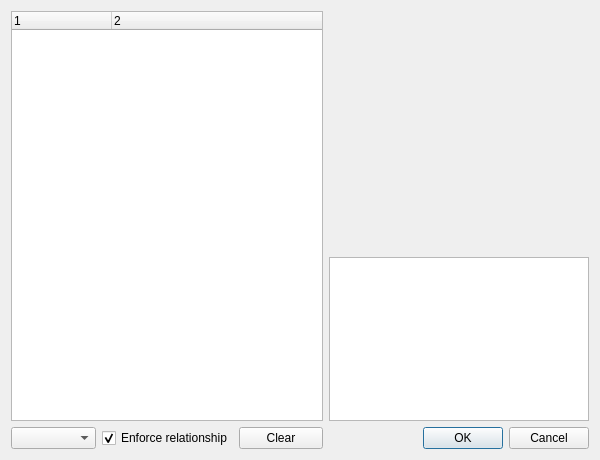
<ui version="4.0" >
 <class>IPS</class>
 <widget class="QDialog" name="IPS" >
  <property name="geometry" >
   <rect>
    <x>0</x>
    <y>0</y>
    <width>600</width>
    <height>460</height>
   </rect>
  </property>
  <layout class="QGridLayout" name="gridLayout" >
   <item rowspan="2" row="0" column="0" colspan="3" >
    <widget class="QTreeWidget" name="twList" >
     <property name="rootIsDecorated" >
      <bool>false</bool>
     </property>
     <property name="itemsExpandable" >
      <bool>false</bool>
     </property>
     <property name="columnCount" >
      <number>2</number>
     </property>
     <column>
      <property name="text" >
       <string>1</string>
      </property>
     </column>
     <column>
      <property name="text" >
       <string>2</string>
      </property>
     </column>
    </widget>
   </item>
   <item row="0" column="3" colspan="3" >
    <widget class="QLabel" name="lblSnap" >
     <property name="minimumSize" >
      <size>
       <width>260</width>
       <height>240</height>
      </size>
     </property>
    </widget>
   </item>
   <item row="1" column="3" colspan="3" >
    <widget class="QTextBrowser" name="tbDesc" />
   </item>
   <item row="2" column="2" >
    <widget class="QPushButton" name="btnClear" >
     <property name="text" >
      <string>Clear</string>
     </property>
    </widget>
   </item>
   <item row="2" column="4" colspan="2" >
    <widget class="QDialogButtonBox" name="buttonBox" >
     <property name="orientation" >
      <enum>Qt::Horizontal</enum>
     </property>
     <property name="standardButtons" >
      <set>QDialogButtonBox::Cancel|QDialogButtonBox::Ok</set>
     </property>
    </widget>
   </item>
   <item row="2" column="0" >
    <widget class="QComboBox" name="cmbLang" />
   </item>
   <item row="2" column="1" >
    <widget class="QCheckBox" name="chkDepend" >
     <property name="text" >
      <string>Enforce relationship</string>
     </property>
     <property name="checked" >
      <bool>true</bool>
     </property>
     <property name="tristate" >
      <bool>false</bool>
     </property>
    </widget>
   </item>
  </layout>
 </widget>
 <resources/>
 <connections>
  <connection>
   <sender>buttonBox</sender>
   <signal>accepted()</signal>
   <receiver>IPS</receiver>
   <slot>accept()</slot>
   <hints>
    <hint type="sourcelabel" >
     <x>248</x>
     <y>254</y>
    </hint>
    <hint type="destinationlabel" >
     <x>157</x>
     <y>274</y>
    </hint>
   </hints>
  </connection>
  <connection>
   <sender>buttonBox</sender>
   <signal>rejected()</signal>
   <receiver>IPS</receiver>
   <slot>reject()</slot>
   <hints>
    <hint type="sourcelabel" >
     <x>316</x>
     <y>260</y>
    </hint>
    <hint type="destinationlabel" >
     <x>286</x>
     <y>274</y>
    </hint>
   </hints>
  </connection>
 </connections>
</ui>
